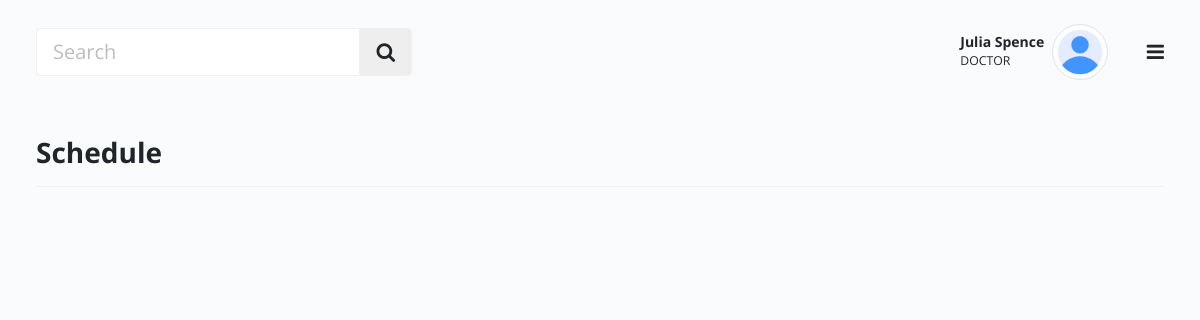
The page /schedule (signed in) on the database its author committed.
### tables this page shows
CREATE TABLE users (
    id INTEGER PRIMARY KEY AUTOINCREMENT,
    dob TEXT NOT NULL,
    first_name TEXT NOT NULL,
    last_name TEXT NOT NULL,
    user_role TEXT NOT NULL,
    email TEXT NOT NULL UNIQUE,
    gender TEXT NOT NULL,
    phone_number TEXT NOT NULL,
    passcode TEXT NOT NULL
);

### app.py (the view)
@app.route("/schedule", methods=('GET', 'POST'))
def schedule():
    db=get_db()
    notifications = db.execute(f"SELECT * FROM notifications WHERE user_id = '{g.user['id']}'").fetchall()
    return render_template("schedule.html", notifications=notifications)

### api_routes/api_auth.py (called while the page is built)
@bp.before_app_request
def load_logged_in_user():
    user_id = session.get('user_id')
    if user_id is None:
        g.user = None
    else:
        g.user = get_db().execute(
            'SELECT * FROM users WHERE id = ?', (user_id,)
        ).fetchone()

### db.py (called while the page is built)
def dict_factory(cursor, row):
    d = {}
    for idx, col in enumerate(cursor.description):
        d[col[0]] = row[idx]
    return d

def get_db():
    if 'db' not in g:
        g.db = sqlite3.connect(
            'database.db',
            detect_types=sqlite3.PARSE_DECLTYPES
        )
        g.db.row_factory = dict_factory
    return g.db

### templates/schedule.html (shortened to what this page needs)
{% extends 'base.html' %}
{% block content %}
    <div class="main px-lg-4 px-md-4">
        {% include 'shared/header.html'%}
        <div class="body d-flex py-3">
            <div class="container-xxl">
                <div class="row align-items-center">
                    <div class="border-0 mb-4">
                        <div class="card-header py-3 no-bg bg-transparent d-flex align-items-center px-0 justify-content-between border-bottom flex-wrap">
                            <h3 class="fw-bold mb-0">Schedule</h3>
                        </div>
                    </div>
                </div>
            </div>
        </div>
    </div>
{% endblock %}

### templates/shared/header.html (shortened to what this page needs)
<div class="header">
    <nav class="navbar py-4">
        <div class="container-xxl">
            <div class="h-right d-flex align-items-center mr-5 mr-lg-0 order-1">
                <div class="d-flex">
                    <a class="nav-link text-primary collapsed" href="help.html" title="Get Help">
                        <i class="icofont-info-square fs-5"></i>
                    </a>
                </div>
                <div class="dropdown notifications zindex-popover">
                    <a class="nav-link dropdown-toggle pulse" href="#" role="button" data-bs-toggle="dropdown">
                        <i class="icofont-alarm fs-5"></i>
                    </a>
                </div>
                <div class="dropdown user-profile ml-2 ml-sm-3 d-flex align-items-center zindex-popover">
                    <div class="u-info me-2">
                        <p class="mb-0 text-end line-height-sm "><span class="font-weight-bold">{{g.user.first_name}} {{g.user.last_name}}</span></p>
                        <small>{{ g.user.user_role }}</small>
                    </div>
                    <a class="nav-link dropdown-toggle pulse p-0" href="#" role="button" data-bs-toggle="dropdown" data-bs-display="static">
                        <img class="avatar lg rounded-circle img-thumbnail" src="{{url_for('static', filename='assets/images/profile.png')}}" alt="profile">
                    </a>
                </div>
                <div class="setting ms-2">
                    <a href="#" data-bs-toggle="modal" data-bs-target="#Settingmodal"><i class="icofont-gear-alt fs-5"></i></a>
                </div>
            </div>
            <button class="navbar-toggler p-0 border-0 menu-toggle order-3" type="button" data-bs-toggle="collapse" data-bs-target="#mainHeader">
                <span class="fa fa-bars"></span>
            </button>
            <div class="order-0 col-lg-4 col-md-4 col-sm-12 col-12 mb-3 mb-md-0 ">
                <div class="input-group flex-nowrap input-group-lg">
                    <input type="search" class="form-control" placeholder="Search" aria-label="search" aria-describedby="addon-wrapping">
                    <button type="button" class="input-group-text" id="addon-wrapping"><i class="fa fa-search"></i></button>
                </div>
            </div>
        </div>
    </nav>
</div>

### rows shown on the page
users: user.first_name "Julia", user.last_name "Spence", user.user_role "DOCTOR"
